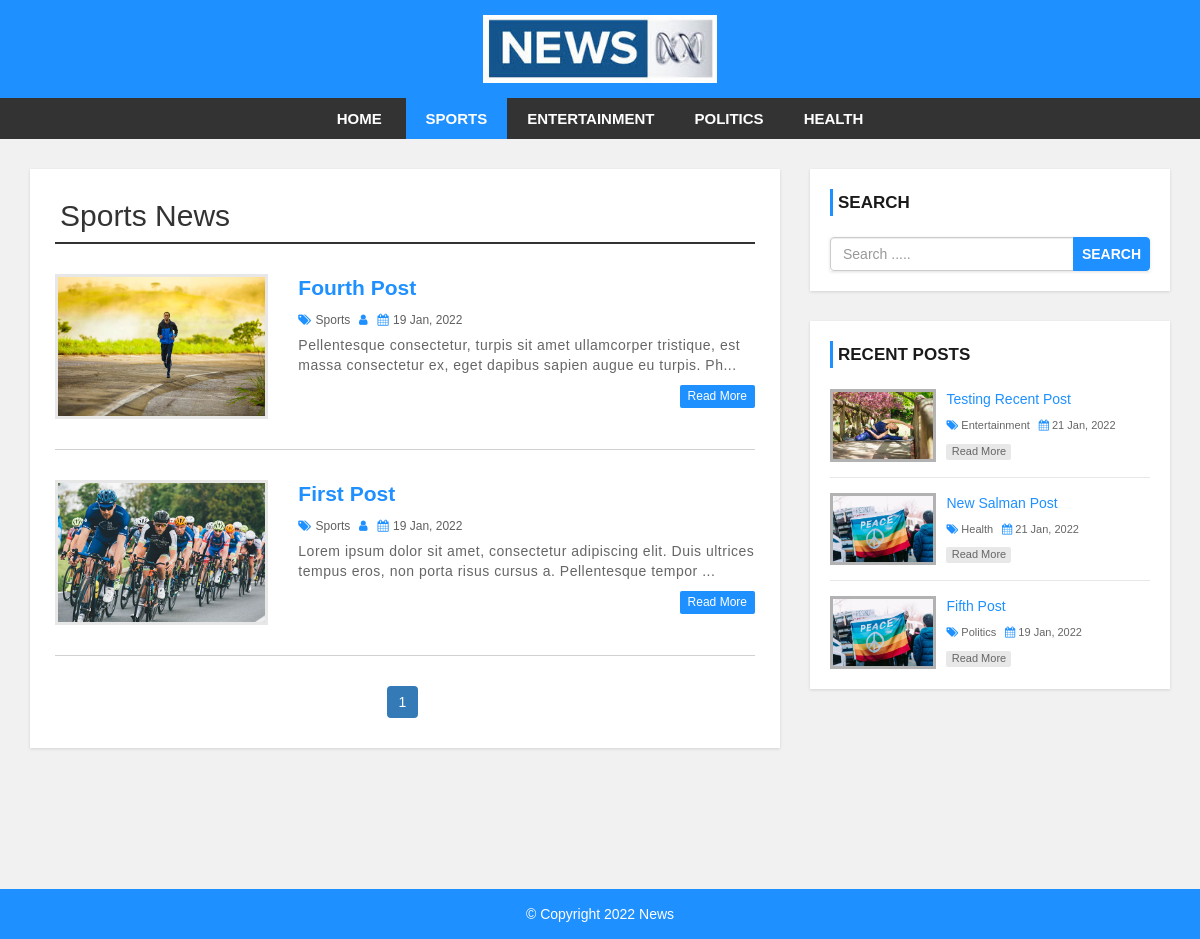
Page /category.php?cid=34 on the committed database.
### tables this page shows
CREATE TABLE `settings` (
  `id` int(11) NOT NULL,
  `websitename` varchar(60) NOT NULL,
  `logo` varchar(50) NOT NULL,
  `footerdesc` varchar(255) NOT NULL
);

CREATE TABLE `category` (
  `category_id` int(11) NOT NULL,
  `category_name` varchar(100) NOT NULL,
  `post` int(11) NOT NULL DEFAULT 0
);

CREATE TABLE `post` (
  `post_id` int(11) NOT NULL,
  `title` varchar(100) NOT NULL,
  `description` text NOT NULL,
  `category` varchar(100) NOT NULL,
  `post_date` varchar(50) NOT NULL,
  `author` int(11) NOT NULL,
  `post_img` varchar(100) NOT NULL
);

### config.php (called while the page is built, shortened)
<?php
$hostname = "http://localhost/LearnPHP/news-site";
?>

### category.php (the view, shortened to what this page needs)
<?php include 'header.php'; ?>
    <div id="main-content">
      <div class="container">
        <div class="row">
            <div class="col-md-8">
                <div class="post-container">
                  <?php
                  include "config.php";
                  if(isset($_GET['cid'])){
                    $cat_id = $_GET['cid'];
                    $sql1 = "SELECT * FROM category WHERE category_id = {$cat_id}";
                    $result1 = mysqli_query($conn, $sql1) or die("Query Failed.");
                    $row1 = mysqli_fetch_assoc($result1);
                  ?>
                  <h2 class="page-heading"><?php echo $row1['category_name']; ?> News</h2>
                  <?php
                    $limit = 3;
                    if(isset($_GET['page'])){
                      $page = $_GET['page'];
                    }else{
                      $page = 1;
                    }
                    $offset = ($page - 1) * $limit;
                    $sql = "SELECT post.post_id, post.title, post.description,post.post_date,post.author,
                    category.category_name,user.username,post.category,post.post_img FROM post
                    LEFT JOIN category ON post.category = category.category_id
                    LEFT JOIN user ON post.author = user.user_id
                    WHERE post.category = {$cat_id}
                    ORDER BY post.post_id DESC LIMIT {$offset},{$limit}";
                    $result = mysqli_query($conn, $sql) or die("Query Failed.");
                    if(mysqli_num_rows($result) > 0){
                      while($row = mysqli_fetch_assoc($result)) {
                  ?>
                    <div class="post-content">
                        <div class="row">
                            <div class="col-md-4">
                              <a class="post-img" href="single.php?id=<?php echo $row['post_id']; ?>"><img src="admin/upload/<?php echo $row['post_img']; ?>" alt=""/></a>
                            </div>
                            <div class="col-md-8">
                              <div class="inner-content clearfix">
                                  <h3><a href='single.php?id=<?php echo $row['post_id']; ?>'><?php echo $row['title']; ?></a></h3>
                                  <div class="post-information">
                                      <span>
                                          <i class="fa fa-tags" aria-hidden="true"></i>
                                          <a href='category.php?cid=<?php echo $row['category']; ?>'><?php echo $row['category_name']; ?></a>
                                      </span>
                                      <span>
                                          <i class="fa fa-user" aria-hidden="true"></i>
                                      </span>
                                      <span>
                                          <i class="fa fa-calendar" aria-hidden="true"></i>
                                          <?php echo $row['post_date']; ?>
                                      </span>
                                  </div>
                                  <p class="description">
                                      <?php echo substr($row['description'],0,130) . "..."; ?>
                                  </p>
                                  <a class='read-more pull-right' href='single.php?id=<?php echo $row['post_id']; ?>'>read more</a>
                              </div>
                            </div>
                        </div>
                    </div>
                    <?php
                      }
                    }else{
                      echo "<h2>No Record Found.</h2>";
                    }
                    if(mysqli_num_rows($result1) > 0){
                      $total_records = $row1['post'];
                      $total_page = ceil($total_records / $limit);
                      echo '<ul class="pagination admin-pagination">';
                      for($i = 1; $i <= $total_page; $i++){
                        if($i == $page){
                          $active = "active";
                        }else{
                          $active = "";
                        }
                        echo '<li class="'.$active.'"><a href="category.php?cid='.$cat_id .'&page='.$i.'">'.$i.'</a></li>';
                      }
                      echo '</ul>';
                    }
                  }else{
                    echo "<h2>No Record Found.</h2>";
                  }
                    ?>
                </div>
            </div>
            <?php include 'sidebar.php'; ?>
        </div>
      </div>
    </div>
<?php include 'footer.php'; ?>

### header.php (shortened to what this page needs)
<?php
  include "config.php";
?>
<!DOCTYPE html>
<html lang="en">
<head>
    <link rel="stylesheet" href="css/bootstrap.min.css" />
    <link rel="stylesheet" href="css/font-awesome.css">
    <link rel="stylesheet" href="css/style.css">
</head>
<body>
<div id="header">
    <div class="container">
        <div class="row">
            <div class=" col-md-offset-4 col-md-4">
              <?php
                include "config.php";
                $sql = "SELECT * FROM settings";
                $result = mysqli_query($conn, $sql) or die("Query Failed.");
                if(mysqli_num_rows($result) > 0){
                  while($row = mysqli_fetch_assoc($result)) {
                    if($row['logo'] == ""){
                      echo '<a href="index.php"><h1>'.$row['websitename'].'</h1></a>';
                    }else{
                      echo '<a href="index.php" id="logo"><img src="admin/images/'. $row['logo'] .'"></a>';
                    }
                  }
                }
                ?>
            </div>
        </div>
    </div>
</div>
<div id="menu-bar">
    <div class="container">
        <div class="row">
            <div class="col-md-12">
              <?php
                include "config.php";
                if(isset($_GET['cid'])){
                  $cat_id = $_GET['cid'];
                }
                $sql = "SELECT * FROM category WHERE post > 0";
                $result = mysqli_query($conn, $sql) or die("Query Failed. : Category");
                if(mysqli_num_rows($result) > 0){
                  $active = "";
              ?>
                <ul class='menu'>
                  <li><a href='<?php echo $hostname; ?>'>Home</a></li>
                  <?php while($row = mysqli_fetch_assoc($result)) {
                    if(isset($_GET['cid'])){
                      if($row['category_id'] == $cat_id){
                        $active = "active";
                      }else{
                        $active = "";
                      }
                    }
                    echo "<li><a class='{$active}' href='category.php?cid={$row['category_id']}'>{$row['category_name']}</a></li>";
                  } ?>
                </ul>
                <?php } ?>
            </div>
        </div>
    </div>
</div>

### sidebar.php
<div id="sidebar" class="col-md-4">
    <div class="search-box-container">
        <h4>Search</h4>
        <form class="search-post" action="search.php" method ="GET">
            <div class="input-group">
                <input type="text" name="search" class="form-control" placeholder="Search .....">
                <span class="input-group-btn">
                    <button type="submit" class="btn btn-danger">Search</button>
                </span>
            </div>
        </form>
    </div>
    <div class="recent-post-container">
        <h4>Recent Posts</h4>
        <?php
        include "config.php";
        $limit = 3;
        $sql = "SELECT post.post_id, post.title, post.post_date,
        category.category_name,post.category,post.post_img FROM post
        LEFT JOIN category ON post.category = category.category_id
        ORDER BY post.post_id DESC LIMIT {$limit}";
        $result = mysqli_query($conn, $sql) or die("Query Failed. : Recent Post");
        if(mysqli_num_rows($result) > 0){
          while($row = mysqli_fetch_assoc($result)) {
      ?>
        <div class="recent-post">
            <a class="post-img" href="single.php?id=<?php echo $row['post_id']; ?>">
                <img src="admin/upload/<?php echo $row['post_img']; ?>" alt=""/>
            </a>
            <div class="post-content">
                <h5><a href="single.php?id=<?php echo $row['post_id']; ?>"><?php echo $row['title']; ?></a></h5>
                <span>
                    <i class="fa fa-tags" aria-hidden="true"></i>
                    <a href='category.php?cid=<?php echo $row['category']; ?>'><?php echo $row['category_name']; ?></a>
                </span>
                <span>
                    <i class="fa fa-calendar" aria-hidden="true"></i>
                    <?php echo $row['post_date']; ?>
                </span>
                <a class="read-more" href="single.php?id=<?php echo $row['post_id']; ?>">read more</a>
            </div>
        </div>
    <?php
      }
    }
    ?>
    </div>
</div>

### footer.php
<div id ="footer">
    <div class="container">
        <div class="row">
            <div class="col-md-12">
              <?php
                include "config.php";
                $sql = "SELECT * FROM settings";
                $result = mysqli_query($conn, $sql) or die("Query Failed.");
                if(mysqli_num_rows($result) > 0){
                  while($row = mysqli_fetch_assoc($result)) {
              ?>
                <span><?php echo $row['footerdesc']; ?></span>
              <?php
                }
              }
              ?>
            </div>
        </div>
    </div>
</div>
</body>
</html>

### css/style.css (style rules this page uses)
body { background: #f1f1f1; font-family: sans-serif,arial,Helvetica; }
a, a:hover, a:focus { text-decoration: none; outline: none; }
ul { margin:0; padding:0; list-style:none; }
h2.page-heading { margin: 5px 0 30px; padding: 0 5px 10px; border-bottom: 2px solid #333; }
form { background: #fff; padding: 25px; box-shadow:0 1px 3px rgba(0, 0, 0, 0.13); }
#header { background: #1e90ff; text-align: center; padding: 15px; }
#logo { display: inline-block; width: 65%; }
#logo img { width: 100%; }
#menu-bar { background: #333; text-align: center; }
#menu-bar .menu > li { display: inline-block; }
.menu > li > a { padding: 10px 20px; display: block; text-transform: uppercase; color: #fff; font-size: 15px; font-weight:600; transition:all 0.5s ease 0s; }
#menu-bar .menu > li > a:hover, #menu-bar .menu > li > a.active { color:#fff; background:#1e90ff; }
#main-content { padding: 30px 0; min-height: 750px; }
#main-content .post-container { background-color: #fff; padding: 25px; box-shadow: 0 1px 3px rgba(0, 0, 0, 0.13); }
#main-content .post-content { border-bottom: 1px solid #d1d1d1; padding: 0 0 30px; margin-bottom:30px; }
#main-content .post-content img { width: 100%; }
#main-content .post-content .post-img { border: 3px solid #e7e7e7; display: block; height: 145px; overflow: hidden; transition: border .3s; }
#main-content .post-content h3 { font-size: 21px; line-height: 28px; font-weight: 600; margin: 0 0 7px; }
#main-content .post-content h3 a { color: #1e90ff; transition:all 0.3s; }
#main-content .post-content .post-information span { color: #606060; font-size: 12px; text-transform: capitalize; margin: 0 5px 5px 0; display: inline-block; }
#main-content .post-content .post-information i { color: #1e90ff; margin-right: 1px; }
#main-content .post-content .post-information a { color: #606060; text-decoration: none; }
#main-content .post-content p, #main-content .single-post p { color: #666; font-size: 14px; letter-spacing: 0.5px; margin:0 0 10px; }
#main-content .post-content a.read-more { color: #fff; background-color: #1E90FF; font-size: 12px; text-transform: capitalize; padding: 3px 8px; border-radius: 2px; transition: all 0.3s; }
.pagination { display: block; text-align: center; margin: 0; }
.pagination li { display:inline-block; margin: 0 5px 0 0; }
.pagination li a { border: none; background: #1e90ff; color: #fff; }
i.fa { color:#222; }
#sidebar h4 { color: #1A1A1A; font-size: 17px; line-height: 27px; font-weight:600; text-transform: uppercase; padding: 0 0 0 5px; margin: 0 0 21px; border-left: 3px solid #1e90ff; }
#sidebar .search-box-container { background-color: #fff; padding: 20px; margin: 0 0 30px; box-shadow: 0 1px 3px rgba(0, 0, 0, 0.13); }
#sidebar .search-post { padding: 0; }
#sidebar .search-post input { color: #606060; }
#sidebar .search-post .btn { font-weight: 600; text-transform: uppercase; padding: 6px 8px; background-color: #1E90FF; border-color: #1E90FF; outline: none; }
#sidebar .recent-post-container { padding: 20px; background: #fff; box-shadow: 0 1px 3px rgba(0, 0, 0, 0.13); }
#sidebar .recent-post { border-bottom: 1px solid #e7e7e7; padding: 0 0 15px; margin: 0 0 15px; }
#sidebar .recent-post:last-child { margin: 0; padding: 0; border: none; }
#sidebar .recent-post .post-img { display: inline-block; width: 33%; border: 3px solid rgba(0,0,0,0.3); vertical-align: top; transition: border .3s; }
#sidebar .recent-post .post-img img { width: 100%; }
#sidebar .recent-post .post-content { width: 65%; display: inline-block; border: none; padding: 0 0 0 7px; margin: 0; }
#sidebar .recent-post h5 { font-size: 14px; line-height: 20px; margin: 0 0 5px; }
#sidebar .recent-post h5 a { color: #1E90FF; }
#sidebar .recent-post span { color: #666; font-size: 11px; display: inline-block; margin: 0 5px 10px 0; }
#sidebar .recent-post span a { color: #666; }
#sidebar .recent-post span i { color: #1E90FF; }
#sidebar .recent-post a.read-more { color: #666; background-color: rgba(0,0,0,0.09); width: 65px; font-size: 11px; text-align: center; padding: 0; display: block; transition: all 0.3s; }
#footer { color: #fff; padding:15px 0; text-align:center; background-color:#1e90ff; }

### rows in the picture
settings: logo (picture), footerdesc "© Copyright 2022 News"
category: category_name "SPORTS", category_name "Sports"
category: category_name "ENTERTAINMENT"
category: category_name "POLITICS"
category: category_name "HEALTH"
post: post_img (picture), title "Fourth Post", category.category_name "Sports", post_date "19 Jan, 2022", description "Pellentesque consectetur, turpis sit amet ullamcorper tristique, est massa consectetur ex, eget dapibus sapien augue eu turpis. Ph"
post: post_img (picture), title "First Post", category.category_name "Sports", post_date "19 Jan, 2022", description "Lorem ipsum dolor sit amet, consectetur adipiscing elit. Duis ultrices tempus eros, non porta risus cursus a. Pellentesque tempor"
post: post_img (picture), title "Testing Recent Post", category.category_name "Entertainment", post_date "21 Jan, 2022"
post: post_img (picture), title "New Salman Post", category.category_name "Health", post_date "21 Jan, 2022"
post: post_img (picture), title "Fifth Post", category.category_name "Politics", post_date "19 Jan, 2022"
